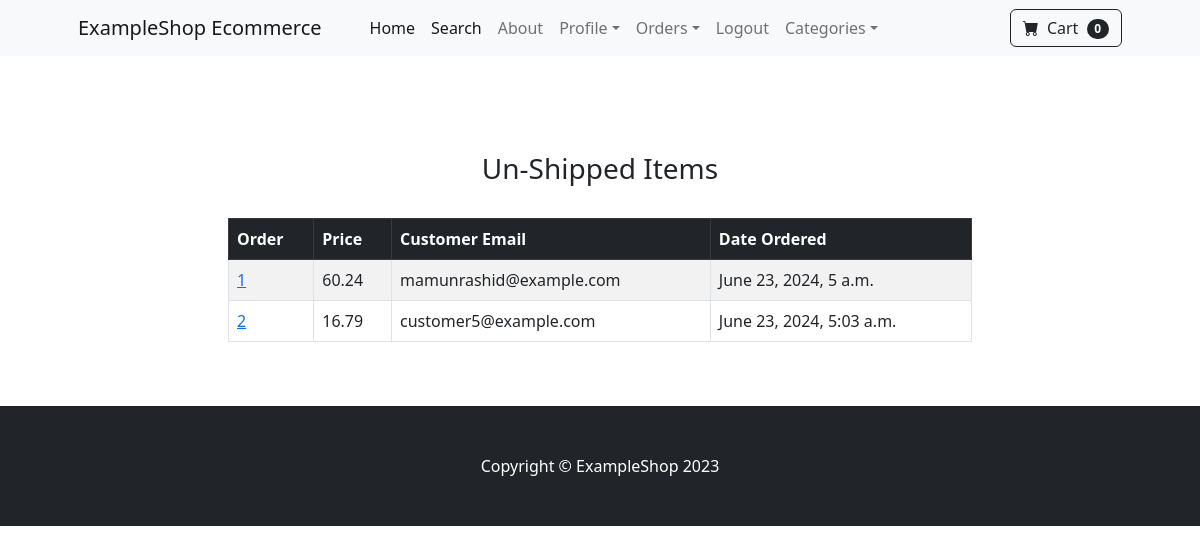
The page /payment/not_shipped_dash (signed in) on the database as committed earlier.
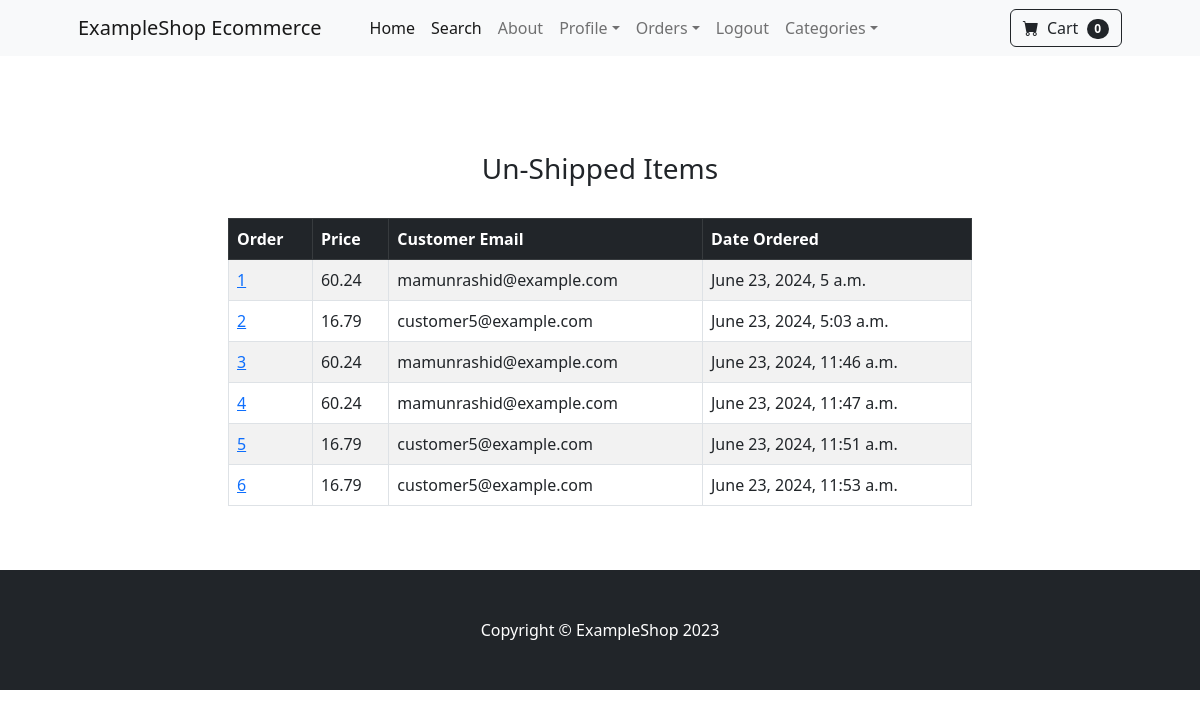
The same page on the database as committed later.
### payment/models.py (models this page shows, shortened)
class Order(models.Model):
    user = models.ForeignKey(User, on_delete=models.CASCADE, null=True, blank=True)
    full_name = models.CharField(max_length=250)
    email = models.EmailField(max_length=250)
    shipping_address = models.TextField(max_length=15000)
    amount_paid = models.DecimalField(max_digits=10, decimal_places=2)
    date_ordered = models.DateTimeField(auto_now_add=True)
    shipped = models.BooleanField(default=False)
    date_shipped = models.DateTimeField(blank=True, null=True)

### payment/views.py (the view)
# urls.py: path('not_shipped_dash', views.not_shipped_dash, name='not_shipped_dash'),
def not_shipped_dash(request):
    if request.user.is_authenticated and request.user.is_superuser:
        orders = Order.objects.filter(shipped=False)
        return render(request, 'payment/not_shipped_dash.html', {"orders":orders})
    else:
        messages.success(request, "Access Denied!")
        return redirect('home')

### cart/cart.py (called while the page is built)
    def __len__(self):
        return len(self.cart)

### cart/context_processors.py (called while the page is built)
def cart(request):
    return {'cart': Cart(request)}

### payment/templates/payment/not_shipped_dash.html (shortened to what this page needs)
{% extends "base.html" %}
{% block content %}
<div class="container">
    <div class="row">
        <center>
            <div class="col-8">
                <br><br>
                <h3>Un-Shipped Items</h3>
                <br>
                <table class="table table-striped table-hover table-bordered">
                    <thead class="table-dark">
                      <tr>
                        <th scope="col">Order</th>
                        <th scope="col">Price</th>
                        <th scope="col">Customer Email</th>
                        <th scope="col">Date Ordered</th>
                      </tr>
                    </thead>
                    <tbody>
                        {% for item in orders %}
                      <tr>
                        <td><a href="{% url 'orders' item.id %}">{{ item.id }}</a></td>
                        <td>{{ item.amount_paid }}</td>
                        <td>{{ item.email }}</td>
                        <td>{{ item.date_ordered }}</td>
                      </tr>
                        {% endfor %}
                    </tbody>
                  </table>
                <br><br>
            </div>
        </center>
    </div>
</div>
{% endblock %}

### store/templates/base.html (shortened to what this page needs)
{% load static %}
<!DOCTYPE html>
<html lang="en">
    <head>
        <link href="https://cdn.jsdelivr.net/npm/bootstrap-icons@1.5.0/font/bootstrap-icons.css" rel="stylesheet" />
        <link href="{% static 'css/styles.css' %}" rel="stylesheet" />
    </head>
    <body>
        {% include "navbar.html" %}
        {% block content %}
        {% endblock %}
        <footer class="py-5 bg-dark">
            <div class="container"><p class="m-0 text-center text-white">Copyright &copy; ExampleShop 2023</p></div>
        </footer>
    </body>
</html>

### store/templates/navbar.html (shortened to what this page needs)
       <nav class="navbar navbar-expand-lg navbar-light bg-light">
        <div class="container px-4 px-lg-5">
            <a class="navbar-brand" href="{% url "home" %}">ExampleShop Ecommerce</a>
            <div class="collapse navbar-collapse" id="navbarSupportedContent">
                <ul class="navbar-nav me-auto mb-2 mb-lg-0 ms-lg-4">
                    <li class="nav-item"><a class="nav-link active" aria-current="page" href="{% url 'home' %}">Home</a></li>
                    <li class="nav-item"><a class="nav-link active" aria-current="page" href="{% url 'search' %}">Search</a></li>
                    <li class="nav-item"><a class="nav-link" href="{% url "about" %}">About</a></li>
                    {% if user.is_authenticated %}
                    <li class="nav-item dropdown">
                        <a class="nav-link dropdown-toggle" id="navbarDropdown" href="#" role="button" data-bs-toggle="dropdown" aria-expanded="false">Profile</a>
                    </li>
                    {% if user.is_superuser %}
                    <li class="nav-item dropdown">
                        <a class="nav-link dropdown-toggle" id="navbarDropdown" href="#" role="button" data-bs-toggle="dropdown" aria-expanded="false">Orders</a>
                    </li>
                    {% endif %}
                    <li class="nav-item"><a class="nav-link" href="{% url "logout" %}">Logout</a></li>
                    {% else %}
                    <li class="nav-item"><a class="nav-link" href="{% url "login" %}">Login</a></li>
                    <li class="nav-item"><a class="nav-link" href="{% url "register" %}">Register</a></li>
                    {% endif %}
                    <li class="nav-item dropdown">
                        <a class="nav-link dropdown-toggle" id="navbarDropdown" href="#" role="button" data-bs-toggle="dropdown" aria-expanded="false">Categories</a>
                    </li>
                </ul>
                <form class="d-flex">
                    <a href="{% url 'cart_summary' %}" class="btn btn-outline-dark">
                        <i class="bi-cart-fill me-1"></i>
                        Cart
                        <span class="badge bg-dark text-white ms-1 rounded-pill" id="cart_quantity">{{ cart|length }}</span>
                    </a>
                </form>
            </div>
        </div>
    </nav>

Rows that differ between the two databases and show on the page:
added Order: id "3", amount_paid "60.24", email "mamunrashid@example.com", date_ordered "June 23, 2024, 11:46 a.m."
added Order: id "4", amount_paid "60.24", email "mamunrashid@example.com", date_ordered "June 23, 2024, 11:47 a.m."
added Order: id "5", amount_paid "16.79", email "customer5@example.com", date_ordered "June 23, 2024, 11:51 a.m."
added Order: id "6", amount_paid "16.79", email "customer5@example.com", date_ordered "June 23, 2024, 11:53 a.m."
